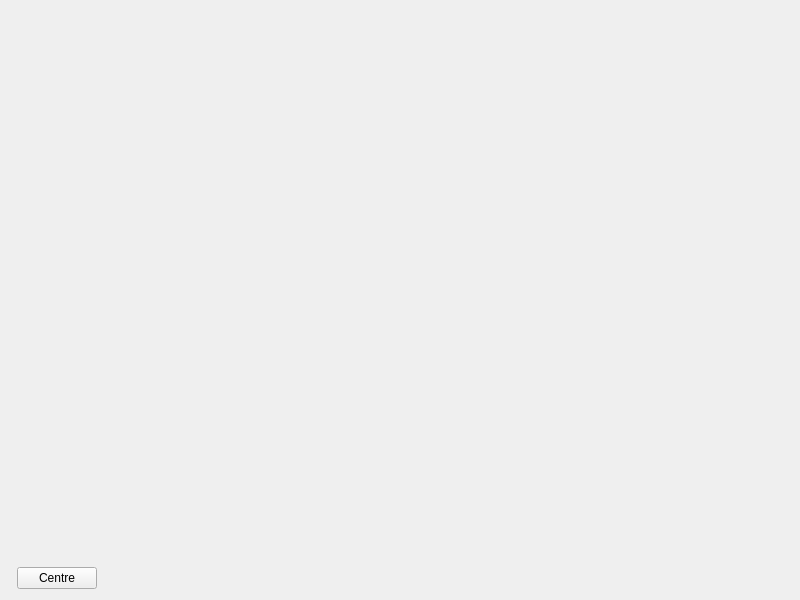
<?xml version="1.0" encoding="UTF-8"?>
<ui version="4.0">
 <class>Phasenoise</class>
 <widget class="QWidget" name="Phasenoise">
  <property name="geometry">
   <rect>
    <x>0</x>
    <y>0</y>
    <width>800</width>
    <height>600</height>
   </rect>
  </property>
  <property name="windowTitle">
   <string>Phase Noise</string>
  </property>
  <layout class="QGridLayout" name="gridLayout">
   <item row="0" column="0">
    <layout class="QGridLayout" name="gridLayout_3">
     <item row="1" column="3">
      <spacer name="horizontalSpacer_2">
       <property name="orientation">
        <enum>Qt::Orientation::Horizontal</enum>
       </property>
       <property name="sizeHint" stdset="0">
        <size>
         <width>40</width>
         <height>20</height>
        </size>
       </property>
      </spacer>
     </item>
     <item row="0" column="0" colspan="4">
      <widget class="PlotWidget" name="plotWidget" native="true">
       <property name="sizePolicy">
        <sizepolicy hsizetype="Expanding" vsizetype="Expanding">
         <horstretch>0</horstretch>
         <verstretch>0</verstretch>
        </sizepolicy>
       </property>
      </widget>
     </item>
     <item row="1" column="1">
      <widget class="QPushButton" name="centre">
       <property name="text">
        <string>Centre</string>
       </property>
      </widget>
     </item>
     <item row="1" column="2">
      <spacer name="horizontalSpacer">
       <property name="orientation">
        <enum>Qt::Orientation::Horizontal</enum>
       </property>
       <property name="sizeHint" stdset="0">
        <size>
         <width>40</width>
         <height>20</height>
        </size>
       </property>
      </spacer>
     </item>
    </layout>
   </item>
  </layout>
 </widget>
 <customwidgets>
  <customwidget>
   <class>PlotWidget</class>
   <extends>QWidget</extends>
   <header location="global">pyqtgraph</header>
   <container>1</container>
  </customwidget>
 </customwidgets>
 <resources/>
 <connections/>
</ui>
